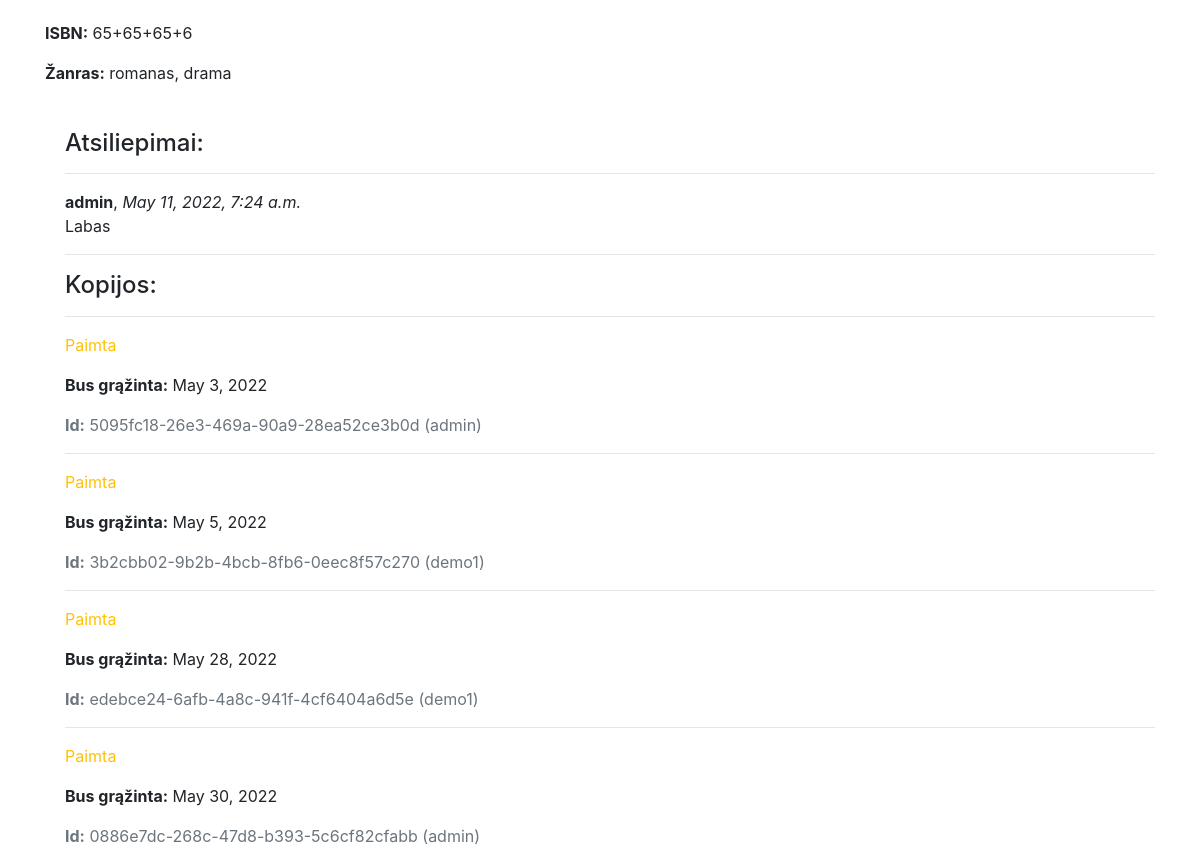
Page /library/books/3 (lower part) on the earlier database version.
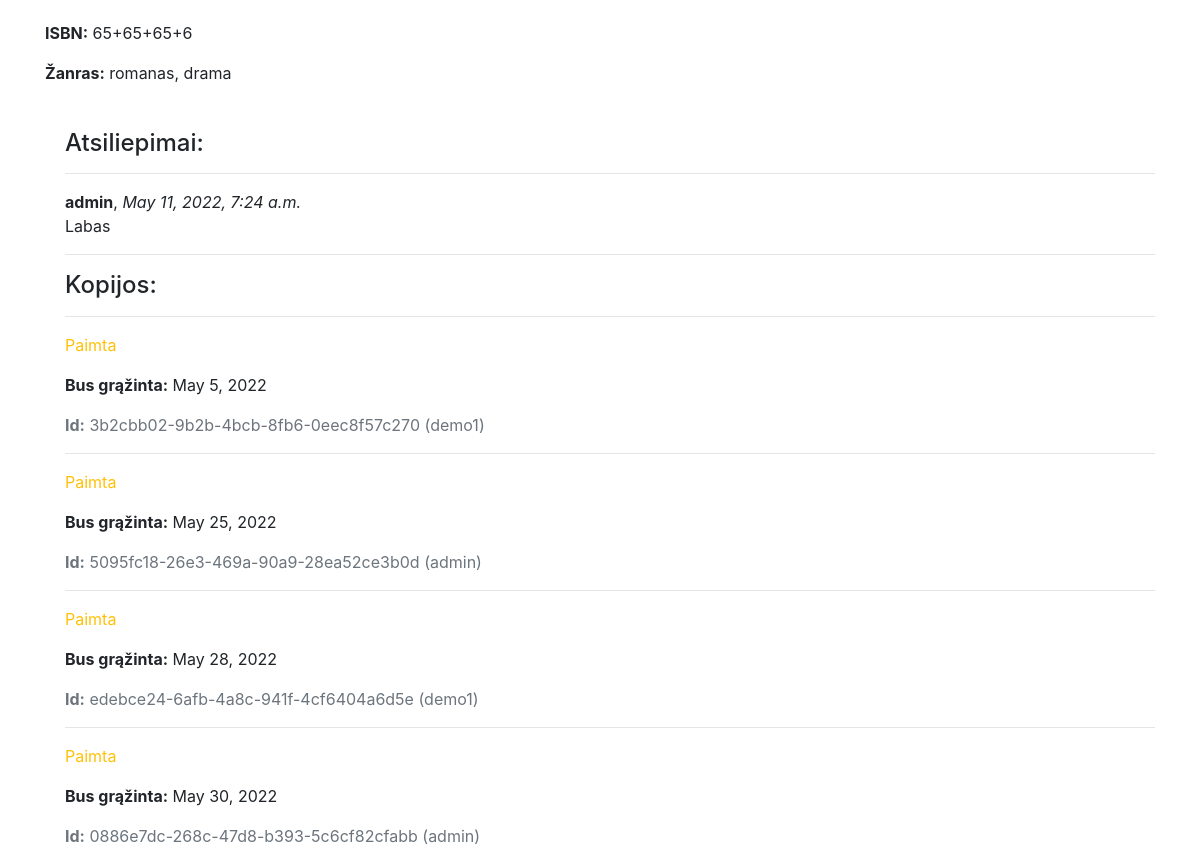
Same page on the later database version.
### library/models.py (models this page shows, shortened)
class BookReview(models.Model):
    book = models.ForeignKey('Book', on_delete=models.SET_NULL, null=True, blank=True, related_name='reviews')
    reviewer = models.ForeignKey(User, on_delete=models.SET_NULL, null=True, blank=True)
    date_created = models.DateTimeField(auto_now_add=True)
    content = models.TextField('Atsiliepimas', max_length=2000)

class BookInstance(models.Model):
    uuid = models.UUIDField(default=uuid.uuid4, help_text='Unikalus ID knygos kopijai')
    book = models.ForeignKey('Book', on_delete=models.SET_NULL, null=True)
    due_back = models.DateField('Bus prieinama', null=True, blank=True)
    reader = models.ForeignKey(User, on_delete=models.SET_NULL, null=True, blank=True)
    LOAN_STATUS = (
        ('a', 'Administruojama'),
        ('p', 'Paimta'),
        ('g', 'Galima paimti'),
        ('r', 'Rezervuota'),
    )
    status = models.CharField(
        max_length=1,
        choices=LOAN_STATUS,
        blank=True,
        default='a',
        help_text='Statusas',
    )
    class Meta:
        ordering = ['due_back']

### library/views.py (the view, shortened to what this page needs)
# urls.py: path('books/<int:pk>', views.BookDetailView.as_view(), name='book'),
class BookDetailView(FormMixin, generic.DetailView):
    model = Book
    template_name = 'book_detail.html'
    form_class = BookReviewForm

### library/models.py (called while the page is built)
    def __str__(self):
        return self.name

    def __str__(self):
        return f'{self.last_name} {self.first_name}'

### library/templates/book_detail.html (shortened to what this page needs)
{% extends "base.html" %}
{% block content %}
 {% load static %}
  <p><strong>Aprašymas:</strong> {{ book.description | safe }}</p>
  <p><strong>ISBN:</strong> {{ book.isbn }}</p>
  <p><strong>Žanras:</strong> {{ book.genre.all|join:", " }}</p>
  <div style="margin-left:20px;margin-top:20px">
  <h4>Atsiliepimai:</h4>
  {% if book.reviews.all %}
    {% for review in book.reviews.all %}
      <hr>
      <strong>{{ review.reviewer }}</strong>, <em>{{ review.date_created}}</em>
      <p>{{ review.content }}</p>
    {% endfor %}
  {% else %}
    <p>Knyga neturi atsiliepimų</p>
  {% endif %}
    <hr/>
    <h4>Kopijos:</h4>
    {% for copy in book.bookinstance_set.all %}
      <hr>
      <p class="{% if copy.status == 'a' %}text-success{% elif copy.status == 'm' %}text-danger{% else %}text-warning{% endif %}">
        {{ copy.get_status_display }}
      </p>
      {% if copy.status != 'a' %}
        <p><strong>Bus grąžinta:</strong> {{ copy.due_back }}</p>
      {% endif %}
      <p class="text-muted"><strong>Id:</strong> {{ copy.uuid }} ({{ copy.reader }})</p>
    {% endfor %}
  </div>
{% endblock %}

Differences in the rows shown:
shown differently, row unchanged: BookInstance "May 5, 2022": moves up the list
changed BookInstance "5095fc18-26e3-469a-90a9-28ea52ce3b0d": due_back "May 3, 2022" → "May 25, 2022"
